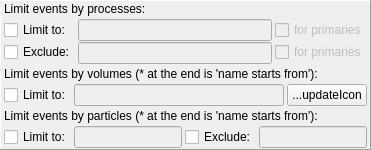
                 <widget class="QFrame" name="frEventFilters">
                  <property name="minimumSize">
                   <size>
                    <width>0</width>
                    <height>0</height>
                   </size>
                  </property>
                  <property name="frameShape">
                   <enum>QFrame::Shape::Panel</enum>
                  </property>
                  <property name="frameShadow">
                   <enum>QFrame::Shadow::Raised</enum>
                  </property>
                  <layout class="QVBoxLayout" name="verticalLayout_38">
                   <property name="spacing">
                    <number>3</number>
                   </property>
                   <property name="leftMargin">
                    <number>3</number>
                   </property>
                   <property name="topMargin">
                    <number>1</number>
                   </property>
                   <property name="rightMargin">
                    <number>3</number>
                   </property>
                   <property name="bottomMargin">
                    <number>1</number>
                   </property>
                   <item>
                    <widget class="QLabel" name="label_28">
                     <property name="text">
                      <string>Limit events by processes:</string>
                     </property>
                    </widget>
                   </item>
                   <item>
                    <layout class="QHBoxLayout" name="horizontalLayout_22">
                     <item>
                      <layout class="QVBoxLayout" name="verticalLayout_35">
                       <property name="spacing">
                        <number>1</number>
                       </property>
                       <item>
                        <widget class="QCheckBox" name="cbEVlimToProc">
                         <property name="text">
                          <string>Limit to:</string>
                         </property>
                        </widget>
                       </item>
                       <item>
                        <widget class="QCheckBox" name="cbEVexcludeProc">
                         <property name="text">
                          <string>Exclude:</string>
                         </property>
                        </widget>
                       </item>
                      </layout>
                     </item>
                     <item>
                      <layout class="QVBoxLayout" name="verticalLayout_37">
                       <property name="spacing">
                        <number>1</number>
                       </property>
                       <item>
                        <widget class="QLineEdit" name="leEVlimitToProc">
                         <property name="enabled">
                          <bool>false</bool>
                         </property>
                        </widget>
                       </item>
                       <item>
                        <widget class="QLineEdit" name="leEVexcludeProc">
                         <property name="enabled">
                          <bool>false</bool>
                         </property>
                        </widget>
                       </item>
                      </layout>
                     </item>
                     <item>
                      <layout class="QVBoxLayout" name="verticalLayout_36">
                       <property name="spacing">
                        <number>1</number>
                       </property>
                       <item>
                        <widget class="QCheckBox" name="cbEVlimitToProcPrim">
                         <property name="enabled">
                          <bool>false</bool>
                         </property>
                         <property name="text">
                          <string>for primaries</string>
                         </property>
                        </widget>
                       </item>
                       <item>
                        <widget class="QCheckBox" name="cbEVexcludeProcPrim">
                         <property name="enabled">
                          <bool>false</bool>
                         </property>
                         <property name="text">
                          <string>for primaries</string>
                         </property>
                        </widget>
                       </item>
                      </layout>
                     </item>
                    </layout>
                   </item>
                   <item>
                    <widget class="QLabel" name="label_32">
                     <property name="text">
                      <string>Limit events by volumes (* at the end is 'name starts from'):</string>
                     </property>
                    </widget>
                   </item>
                   <item>
                    <layout class="QHBoxLayout" name="horizontalLayout_30">
                     <property name="topMargin">
                      <number>0</number>
                     </property>
                     <item>
                      <widget class="QCheckBox" name="cbLimitToVolumes">
                       <property name="text">
                        <string>Limit to:</string>
                       </property>
                      </widget>
                     </item>
                     <item>
                      <widget class="QLineEdit" name="leLimitToVolumes">
                       <property name="enabled">
                        <bool>false</bool>
                       </property>
                      </widget>
                     </item>
                     <item>
                      <widget class="QPushButton" name="pbUpdateIcon">
                       <property name="text">
                        <string>...updateIcon</string>
                       </property>
                      </widget>
                     </item>
                    </layout>
                   </item>
                   <item>
                    <widget class="QLabel" name="label_33">
                     <property name="text">
                      <string>Limit events by particles (* at the end is 'name starts from'):</string>
                     </property>
                    </widget>
                   </item>
                   <item>
                    <layout class="QHBoxLayout" name="horizontalLayout_32">
                     <property name="topMargin">
                      <number>0</number>
                     </property>
                     <item>
                      <widget class="QCheckBox" name="cbLimitToParticles">
                       <property name="text">
                        <string>Limit to:</string>
                       </property>
                      </widget>
                     </item>
                     <item>
                      <widget class="QLineEdit" name="leLimitToParticles">
                       <property name="enabled">
                        <bool>false</bool>
                       </property>
                      </widget>
                     </item>
                     <item>
                      <widget class="QCheckBox" name="cbExcludeParticles">
                       <property name="text">
                        <string>Exclude:</string>
                       </property>
                      </widget>
                     </item>
                     <item>
                      <widget class="QLineEdit" name="leExcludeParticles">
                       <property name="enabled">
                        <bool>false</bool>
                       </property>
                      </widget>
                     </item>
                    </layout>
                   </item>
                  </layout>
                 </widget>
